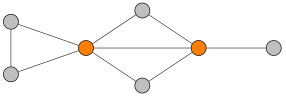

Generate this figure with Python:
# SPDX-License-Identifier: AGPL-3.0-or-later
# Copyright (C) 2026 Andreas A. Buchheit

"""Render the README's `evaluate_graph` quick-start example as a TikZ
figure (PDF + inline-renderable SVG), via the reusable
:mod:`docs.figures.plot_multigraph` tool.

Composite graph used in the docs example:

* **Diamond block** — 4-cycle 0-1-2-3 with chord 0-2.
* **Triangle pendant** at vertex 0 — block 0-4-5.
* **Bridge pendant** at vertex 2 — edge 2-6.

Vertices 0 and 2 are the two terminals (rendered orange); 1, 3, 4,
5, 6 are internal (rendered grey).  No vertex labels.

Run from the repo root:

    python3 docs/figures/evaluate_graph_example.py

Writes ``docs/figures/evaluate_graph_example.{pdf,svg}``.
"""

from __future__ import annotations

from pathlib import Path

from plot_multigraph import compile_tex, multigraph_to_tikz


# Topology — keep in sync with the README quick-start example.
EDGES = [
    (0, 1), (1, 2), (2, 3), (3, 0), (0, 2),    # diamond (chord 0-2)
    (0, 4), (4, 5), (5, 0),                    # triangle pendant at vertex 0
    (2, 6),                                    # bridge at vertex 2
]
TERMINALS = (0, 2)


# Hand-tuned horizontal layout: triangle pendant on the left,
# diamond at the centre, bridge pendant on the right.
POS = {
    4: (-3.5,  0.7),
    5: (-3.5, -0.7),
    0: (-1.5,  0.0),
    1: ( 0.0,  1.0),
    3: ( 0.0, -1.0),
    2: ( 1.5,  0.0),
    6: ( 3.5,  0.0),
}


def main() -> None:
    here = Path(__file__).parent
    tex_path = here / "evaluate_graph_example.tex"
    tex = multigraph_to_tikz(EDGES, TERMINALS, POS)
    tex_path.write_text(tex)
    produced = compile_tex(tex_path, formats=("pdf", "svg"))
    for fmt, path in produced.items():
        print(f"wrote {path}")
    # The .tex source is intermediate per repo convention; clean up.
    if tex_path.is_file():
        tex_path.unlink()


if __name__ == "__main__":
    main()
